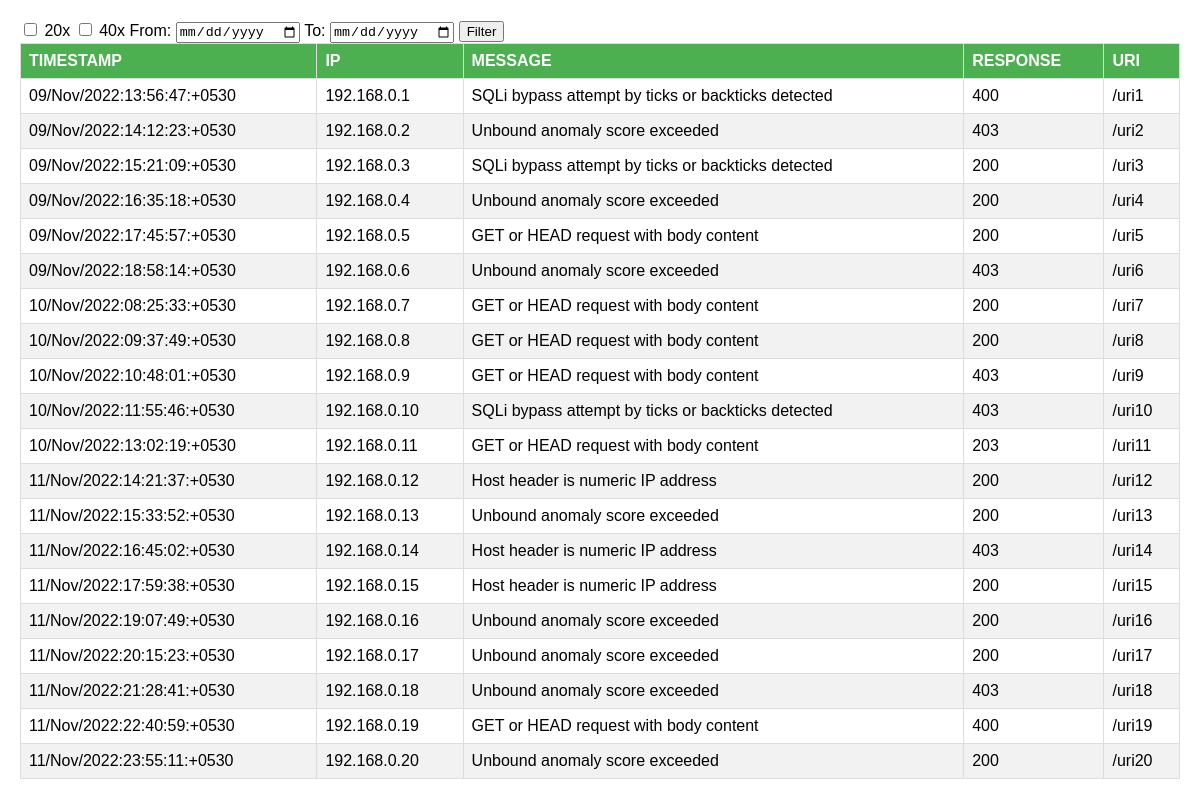
Before: / with the older database file.
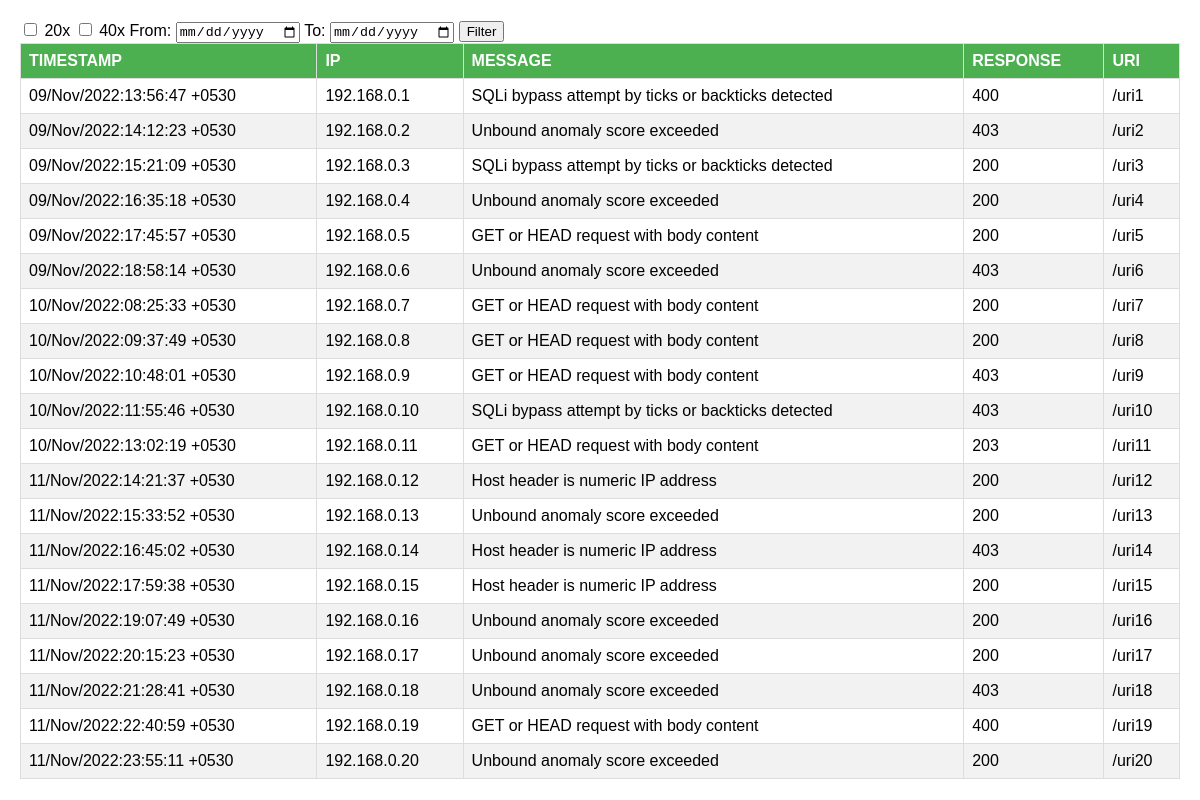
After: the same page with the newer database file.
### tables this page shows
CREATE TABLE "threat" (
"TIMESTAMP" TEXT,
  "IP" TEXT,
  "MESSAGE" TEXT,
  "RESPONSE" INTEGER,
  "URI" TEXT
);

### main.py (the view)
@app.route('/', methods=['GET', 'POST'])
def index():
    conn = sqlite3.connect('vedas.db')
    cur = conn.cursor()
    if request.method == 'POST':
        selected_responses = request.form.getlist('response')
        from_date = request.form['from_date']
        to_date = request.form['to_date']
        if from_date and to_date:
            from_date_obj = datetime.strptime(from_date, '%Y-%m-%d').date()
            to_date_obj = datetime.strptime(to_date, '%Y-%m-%d').date()
        else:
            from_date_obj = datetime.min.date()
            to_date_obj = datetime.max.date()
        data = get_filtered_results(from_date_obj, to_date_obj, selected_responses)
    else:
        cur.execute('SELECT * FROM threat')
        data = cur.fetchall()
    conn.close()
    return render_template('table.html', data=data)

### templates/table.html (shortened to what this page needs)
<!DOCTYPE html>
<html>
<head>
</head>
<body>
    <form method="post" id="filter-form">
        <label><input type="checkbox" name="response" value="20x" class="response-checkbox"> 20x</label>
        <label><input type="checkbox" name="response" value="40x" class="response-checkbox"> 40x</label>
        <label for="from_date">From:</label>
        <input type="date" name="from_date" id="from_date">
        <label for="to_date">To:</label>
        <input type="date" name="to_date" id="to_date">
        <button type="submit">Filter</button>
    </form>
    <table class="data">
        <thead>
            <tr>
                <th>TIMESTAMP</th>
                <th>IP</th>
                <th>MESSAGE</th>
                <th>RESPONSE</th>
                <th>URI</th>
            </tr>
        </thead>
        <tbody>
            {% for row in data %}
            <tr>
                <td>{{ row[0] }}</td>
                <td>{{ row[1] }}</td>
                <td>{{ row[2] }}</td>
                <td>{{ row[3] }}</td>
                <td>{{ row[4] }}</td>
            </tr>
            {% endfor %}
        </tbody>
    </table>
</body>
</html>

### templates/table.html (style rules this page uses)
body { font-family: Arial, sans-serif; margin: 20px; }
table.data { border-collapse: collapse; width: 100%; margin-bottom: 20px; }
th, td { border: 1px solid #ddd; padding: 8px; text-align: left; }
th { background-color: #4CAF50; color: white; }
tr:nth-child(even) { background-color: #f2f2f2; }

Changed rows visible on the page:
changed threat "/uri1": TIMESTAMP "09/Nov/2022:13:56:47:+0530" → "09/Nov/2022:13:56:47 +0530"
changed threat "/uri2": TIMESTAMP "09/Nov/2022:14:12:23:+0530" → "09/Nov/2022:14:12:23 +0530"
changed threat "/uri3": TIMESTAMP "09/Nov/2022:15:21:09:+0530" → "09/Nov/2022:15:21:09 +0530"
changed threat "/uri4": TIMESTAMP "09/Nov/2022:16:35:18:+0530" → "09/Nov/2022:16:35:18 +0530"
changed threat "/uri5": TIMESTAMP "09/Nov/2022:17:45:57:+0530" → "09/Nov/2022:17:45:57 +0530"
changed threat "/uri6": TIMESTAMP "09/Nov/2022:18:58:14:+0530" → "09/Nov/2022:18:58:14 +0530"
changed threat "/uri7": TIMESTAMP "10/Nov/2022:08:25:33:+0530" → "10/Nov/2022:08:25:33 +0530"
changed threat "/uri8": TIMESTAMP "10/Nov/2022:09:37:49:+0530" → "10/Nov/2022:09:37:49 +0530"
changed threat "/uri9": TIMESTAMP "10/Nov/2022:10:48:01:+0530" → "10/Nov/2022:10:48:01 +0530"
changed threat "/uri10": TIMESTAMP "10/Nov/2022:11:55:46:+0530" → "10/Nov/2022:11:55:46 +0530"
changed threat "/uri11": TIMESTAMP "10/Nov/2022:13:02:19:+0530" → "10/Nov/2022:13:02:19 +0530"
changed threat "/uri12": TIMESTAMP "11/Nov/2022:14:21:37:+0530" → "11/Nov/2022:14:21:37 +0530"
changed threat "/uri13": TIMESTAMP "11/Nov/2022:15:33:52:+0530" → "11/Nov/2022:15:33:52 +0530"
changed threat "/uri14": TIMESTAMP "11/Nov/2022:16:45:02:+0530" → "11/Nov/2022:16:45:02 +0530"
changed threat "/uri15": TIMESTAMP "11/Nov/2022:17:59:38:+0530" → "11/Nov/2022:17:59:38 +0530"
changed threat "/uri16": TIMESTAMP "11/Nov/2022:19:07:49:+0530" → "11/Nov/2022:19:07:49 +0530"
changed threat "/uri17": TIMESTAMP "11/Nov/2022:20:15:23:+0530" → "11/Nov/2022:20:15:23 +0530"
changed threat "/uri18": TIMESTAMP "11/Nov/2022:21:28:41:+0530" → "11/Nov/2022:21:28:41 +0530"
changed threat "/uri19": TIMESTAMP "11/Nov/2022:22:40:59:+0530" → "11/Nov/2022:22:40:59 +0530"
changed threat "/uri20": TIMESTAMP "11/Nov/2022:23:55:11:+0530" → "11/Nov/2022:23:55:11 +0530"
